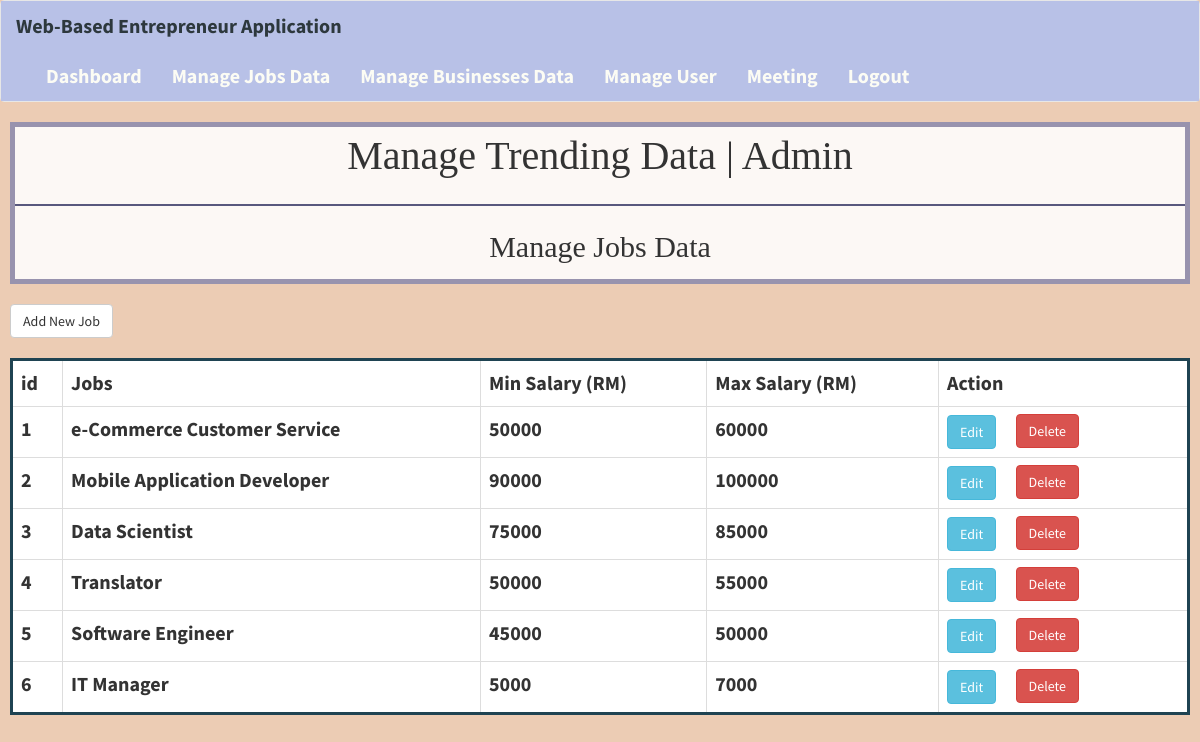
Page /manageData.php (signed in) on the committed database.
### tables this page shows
CREATE TABLE `jobs` (
  `id` int(11) NOT NULL,
  `name` varchar(255) NOT NULL,
  `min_salary` int(11) NOT NULL,
  `max_salary` int(11) NOT NULL,
  `admin_id` int(11) NOT NULL
);

### manageData.php (the view, shortened to what this page needs)
<!DOCTYPE html>
<?php
include("includes/headerAdmin.php");
?>
<html>
<head>
	 <link rel="stylesheet" href="bootstrap1/bootstrap/dist/css/bootstrap.min.css">
	<link rel="stylesheet" type="text/css" href="style/table.css">
</head>
<body>
<div class="card-body" style="padding-left: 10px;padding-right: 10px;">
    <div class="title">
        <p>Manage Trending Data | Admin</p>
        <hr  style="border: 1px solid #58587d;">
        <p style="font-size: 30px;">Manage Jobs Data </p>
    </div>
    <br>
        <button type="button" class="btn btn-default" data-toggle="modal" data-target="#myModal">Add New Job</button> <br><br>
        <table class="table table-bordered text-center" style="background-color: #fff; font-size:20px;border:3px solid #1f4352;">
        <tr>
            <th>id</th>
            <th>Jobs</th>
            <th>Min Salary (RM)</th>
            <th>Max Salary (RM)</th>
            <th style="width: 250px;">Action</th>
        </tr>
       <?php
        $get_job= "select * from jobs ";
        $run_job = mysqli_query($con,$get_job);
        while($row_job = mysqli_fetch_array($run_job)){
            $job_id = $row_job['id'];
            $job_name = $row_job['name'];
            $min_salary = $row_job['min_salary'];
            $max_salary = $row_job['max_salary'];
            echo "
            <tr>
                <th>$job_id </th>
                <th>$job_name</th>
                <th>$min_salary</th>
                <th>$max_salary</th>
                <th>
                    <form action='editJob.php' method='post'>
                    <input type='hidden' name='id' value='$job_id'>
                    <input type='submit' class='btn btn-info' name='edit' value='Edit'/>
                    </form>
                    <a href='functions/deleteJob.php?job_id=$job_id' style='float:right; margin-top:-35px;margin-left:-200px;margin-right:100px; '><button class='btn btn-danger'>Delete</button></a>
                    </th>
            </tr>
            ";
        }
?>
    </table>
    </div>
</body>
</html>

### includes/headerAdmin.php (shortened to what this page needs)
<nav class="navbar navbar-default">
	<div class="container-fluid" style="background-color: #b8c1e7;">
		<div class="navbar-header">
			<a style="color:#2D383D; font-size:20px; font-weight:bold;" class="navbar-brand" href="dashboard.php">Web-Based Entrepreneur Application</a>
		</div>
		<div class="collapse navbar-collapse" id="bs-example-navbar-collapse-1">
	      <ul class="nav navbar-nav">
	       	<li><a style="font-weight:bold; color: #fcfcf4; font-size:20px;"  href="dashboard.php">Dashboard</a></li>
			<li><a style="font-weight:bold; color: #fcfcf4; font-size:20px;"  href="manageData.php">Manage Jobs Data</a></li>
			<li><a style="font-weight:bold; color: #fcfcf4; font-size:20px;"  href="manageData2.php">Manage Businesses Data</a></li>
			<li><a style="font-weight:bold; color: #fcfcf4; font-size:20px;"  href='manageUser.php'>Manage User</a></li>
			<li><a style="font-weight:bold; color: #fcfcf4; font-size:20px;"  href="meetingAdmin.php" target="_blank">Meeting</a></li>
			<li><a style="font-weight:bold; color: #fcfcf4; font-size:20px;"  href='logout.php'>Logout</a></li>
			</ul>
		</div>
	</div>
</nav>

### style/table.css (style rules this page uses)
*, *:before, *:after { box-sizing:border-box; }
body { font-family:'Source Sans Pro', sans-serif; margin:0; }
.table { width:100%; border:1px solid black; }

### manageData.php (style rules this page uses)
body { background-color: #ecccb4; }
.title { text-align: center; border: 5px solid #9893ae; font-size: 40px; background-color: #fcf8f5; font-family:Cambria, Cochin, Georgia, Times, 'Times New Roman', serif; }

### rows in the picture
jobs: id "1", name "e-Commerce Customer Service", min_salary "50000", max_salary "60000"
jobs: id "2", name "Mobile Application Developer", min_salary "90000", max_salary "100000"
jobs: id "3", name "Data Scientist", min_salary "75000", max_salary "85000"
jobs: id "4", name "Translator", min_salary "50000", max_salary "55000"
jobs: id "5", name "Software Engineer", min_salary "45000", max_salary "50000"
jobs: id "6", name "IT Manager", min_salary "5000", max_salary "7000"
